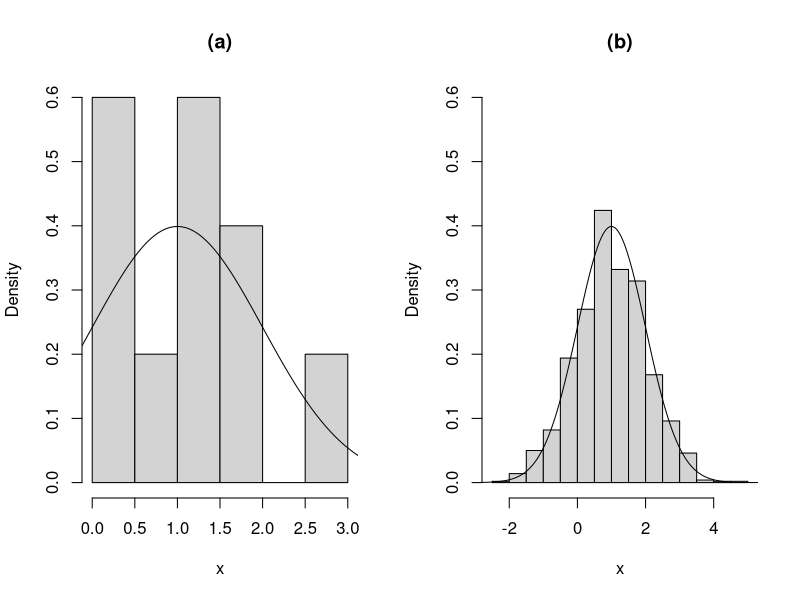

The R source for this figure:
## ---- chunk 1
#| fig-cap: (a) is a histogram of a random sample of 10 values from a N(1, 1) distribution. (b) is a histogram of a random sample of 1,000 values from a N(1, 1) distribution
set.seed(1)
x1 <- rnorm(10, mean = 1, sd = 1)
x2 <- rnorm(1000, mean = 1, sd = 1)
sx <- seq(-6, 6, len = 1000)
par(mfrow = c(1, 2))
hist(x1, xlab = "x", freq = FALSE, main = "(a)", ylim = c(0, 0.6))
lines(sx, dnorm(sx, 1, 1))
hist(x2, xlab = "x", freq = FALSE, main = "(b)", ylim = c(0, 0.6))
lines(sx, dnorm(sx, 1, 1))
par(mfrow = c(1, 1))
